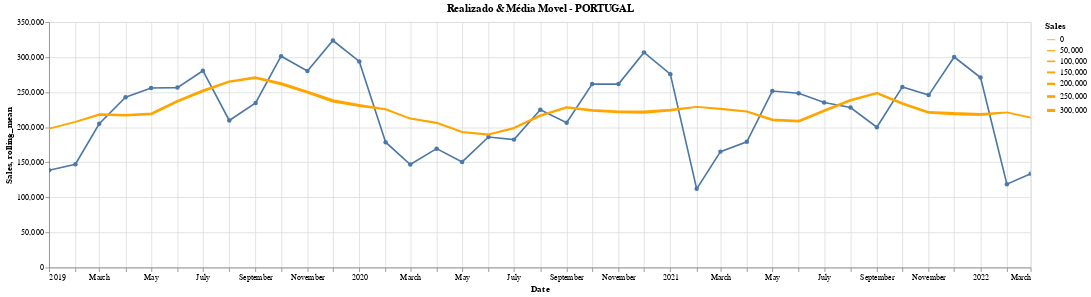

Write notebook code for a chart like this one.
### Code cell
#collapse-hide
#Create line chart for Training data. index is reset to use Date column
train_chart=alt.Chart(train.reset_index()).mark_line(point=True).encode(
    x='Date', 
    y='Sales', 
    tooltip=['Date', 'Sales'])

#Create Rolling mean. This centered rolling mean 
rolling_mean = alt.Chart(train.reset_index()).mark_trail(
    color='orange',
    size=1
).transform_window(
    rolling_mean='mean(Sales)',
    frame=[-4,4]
).encode(
    x='Date:T',
    y='rolling_mean:Q',
    size='Sales'
)

#Add data labels
#text = train_chart.mark_text(
#    align='left',
#    baseline='top',
#    dx=5  # Moves text to right so it doesn't appear on top of the bar
#).encode(
#    text='Sales:Q'
#)

#Add zoom-in/out
scales = alt.selection_interval(bind='scales')

#Combine everything
#(train_chart + rolling_mean +text).properties(
(train_chart + rolling_mean).properties(
    width=1200, 
    title="Realizado & Média Movel - PORTUGAL").add_selection(
    scales
)

### Figure 1 — Vega-Lite specification as saved in the notebook (floating-point values rounded to 4 significant figures)
{"config": {"view": {"continuousWidth": 400, "continuousHeight": 300}}, "layer": [{"data": {"name": "data-4c86ab57ecbaf5b2f5a172782a25e0b6"}, "mark": {"type": "line", "point": true}, "encoding": {"tooltip": [{"field": "Date", "type": "temporal"}, {"field": "Sales", "type": "quantitative"}], "x": {"field": "Date", "type": "temporal"}, "y": {"field": "Sales", "type": "quantitative"}}, "selection": {"selector001": {"type": "interval", "bind": "scales"}}}, {"data": {"name": "data-4c86ab57ecbaf5b2f5a172782a25e0b6"}, "mark": {"type": "trail", "color": "orange", "size": 1}, "encoding": {"size": {"field": "Sales", "type": "quantitative"}, "x": {"field": "Date", "type": "temporal"}, "y": {"field": "rolling_mean", "type": "quantitative"}}, "transform": [{"window": [{"op": "mean", "field": "Sales", "as": "rolling_mean"}], "frame": [-4, 4]}]}], "title": "Realizado & Média Movel - PORTUGAL", "width": 1200, "$schema": "https://vega.github.io/schema/vega-lite/v4.17.0.json", "datasets": {"data-4c86ab57ecbaf5b2f5a172782a25e0b6": [{"Date": "2019-01-01T00:00:00", "Sales": 138700.0}, {"Date": "2019-02-01T00:00:00", "Sales": 147300.0}, {"Date": "2019-03-01T00:00:00", "Sales": 205100.0}, {"Date": "2019-04-01T00:00:00", "Sales": 242900.0}, {"Date": "2019-05-01T00:00:00", "Sales": 255900.0}, {"Date": "2019-06-01T00:00:00", "Sales": 256600.0}, {"Date": "2019-07-01T00:00:00", "Sales": 280700.0}, {"Date": "2019-08-01T00:00:00", "Sales": 209700.0}, {"Date": "2019-09-01T00:00:00", "Sales": 234800.0}, {"Date": "2019-10-01T00:00:00", "Sales": 301300.0}, {"Date": "2019-11-01T00:00:00", "Sales": 280300.0}, {"Date": "2019-12-01T00:00:00", "Sales": 323700.0}, {"Date": "2020-01-01T00:00:00", "Sales": 293900.0}, {"Date": "2020-02-01T00:00:00", "Sales": 178600.0}, {"Date": "2020-03-01T00:00:00", "Sales": 146900.0}, {"Date": "2020-04-01T00:00:00", "Sales": 169500.0}, {"Date": "2020-05-01T00:00:00", "Sales": 150500.0}, {"Date": "2020-06-01T00:00:00", "Sales": 186100.0}, {"Date": "2020-07-01T00:00:00", "Sales": 182400.0}, {"Date": "2020-08-01T00:00:00", "Sales": 224900.0}, {"Date": "2020-09-01T00:00:00", "Sales": 206400.0}, {"Date": "2020-10-01T00:00:00", "Sales": 261500.0}, {"Date": "2020-11-01T00:00:00", "Sales": 261500.0}, {"Date": "2020-12-01T00:00:00", "Sales": 306800.0}, {"Date": "2021-01-01T00:00:00", "Sales": 275800.0}, {"Date": "2021-02-01T00:00:00", "Sales": 112200.0}, {"Date": "2021-03-01T00:00:00", "Sales": 165200.0}, {"Date": "2021-04-01T00:00:00", "Sales": 179300.0}, {"Date": "2021-05-01T00:00:00", "Sales": 251700.0}, {"Date": "2021-06-01T00:00:00", "Sales": 248400.0}, {"Date": "2021-07-01T00:00:00", "Sales": 235200.0}, {"Date": "2021-08-01T00:00:00", "Sales": 228100.0}, {"Date": "2021-09-01T00:00:00", "Sales": 200000.0}, {"Date": "2021-10-01T00:00:00", "Sales": 257500.0}, {"Date": "2021-11-01T00:00:00", "Sales": 245900.0}, {"Date": "2021-12-01T00:00:00", "Sales": 300100.0}, {"Date": "2022-01-01T00:00:00", "Sales": 270900.0}, {"Date": "2022-02-01T00:00:00", "Sales": 118800.0}, {"Date": "2022-03-01T00:00:00", "Sales": 133600.0}]}}
